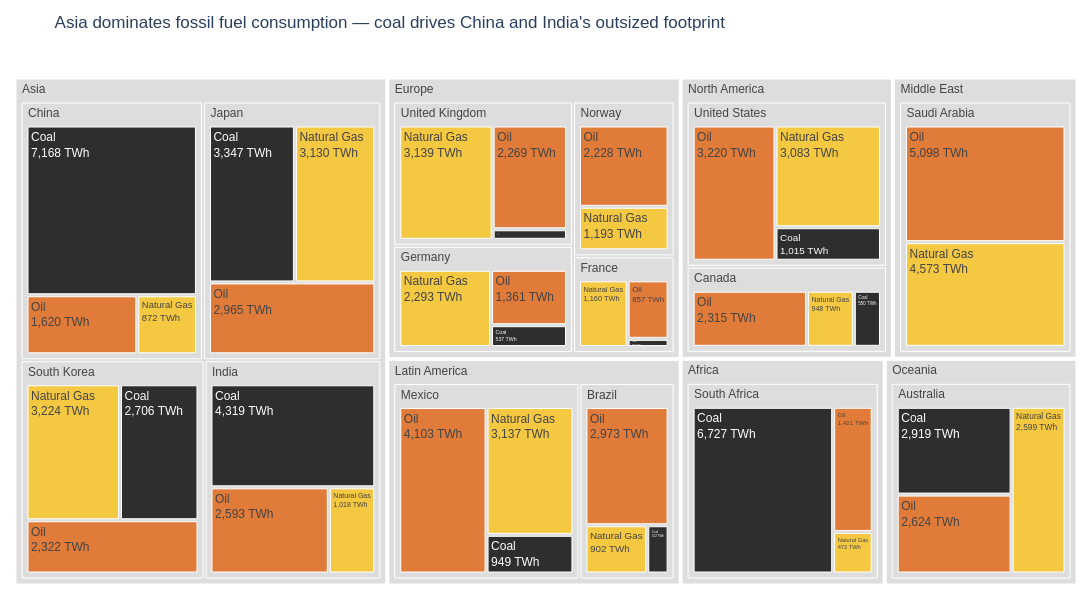

Write notebook code for a chart like this one.
### Markdown cell above
## Task 1 — Treemap: fossil fuel dependency by country

**What to build:** A treemap showing **fossil fuel TWh only**, broken down by Region → Country → Source (Coal / Oil / Natural Gas).

**Requirements:**
- Filter to fossil sources only before plotting
- Use `path=['Region', 'Country', 'Source']` for the hierarchy
- Colour encodes the fossil source type (Coal / Oil / Natural Gas) with a CVD-safe palette
- Show TWh values in labels — no percentages
- Grey out parent nodes (Region and Country level)
- Insight title naming which region or country is most fossil-dependent

> 💡 `df.loc[df['Source_Type'] == 'Fossil']`

### Code cell
# Task 1
# YOUR CODE HERE
df_fossil = df.loc[df['Source_Type'] == 'Fossil'].copy()
fossil_palette = {
    'Coal':        '#2E2E2E',   # dark charcoal: coal
    'Oil':         '#E07B39',   # orange: oil
    'Natural Gas': '#F5C842',   # yellow: natural gas
}
fig = px.treemap(
    df_fossil,
    path=['Region', 'Country', 'Source'],  
    values='TWh',
    color='Source',                         
    color_discrete_map=fossil_palette,
    labels={'TWh': 'Energy (TWh)', 'Source': 'Fossil source'},
    title='Asia dominates fossil fuel consumption — coal drives China and India\'s outsized footprint',
    height=600, width=1100
)

fig.update_traces(
    texttemplate='%{label}<br>%{value:,.0f} TWh',   # TWh values, no percentages
    hovertemplate='<b>%{label}</b><br>%{value:,.0f} TWh<extra></extra>',
    root_color='white',
)

fig.data[0].marker.colors = [
    c if c in fossil_palette.values() else '#DDDDDD'
    for c in fig.data[0].marker.colors
]

fig.update_layout(
    font=dict(family='Arial', size=12),
    margin=dict(l=10, r=10, t=55, b=10),
    paper_bgcolor='white',
)

fig.show()

### Figure 1 — Plotly figure (JSON) as saved in the notebook; plotly's stock layout.template omitted (floating-point values rounded to 4 significant figures)
{"data": [{"branchvalues": "total", "customdata": [["(?)"], ["(?)"], ["(?)"], ["(?)"], ["(?)"], ["(?)"], ["(?)"], ["(?)"], ["(?)"], ["(?)"], ["(?)"], ["(?)"], ["(?)"], ["(?)"], ["(?)"], ["(?)"], ["(?)"], ["(?)"], ["(?)"], ["(?)"], ["(?)"], ["(?)"], ["Coal"], ["Coal"], ["Coal"], ["Coal"], ["Coal"], ["Coal"], ["Coal"], ["Coal"], ["Coal"], ["Coal"], ["Coal"], ["Coal"], ["Coal"], ["Natural Gas"], ["Natural Gas"], ["Natural Gas"], ["Natural Gas"], ["Natural Gas"], ["Natural Gas"], ["Natural Gas"], ["Natural Gas"], ["Natural Gas"], ["Natural Gas"], ["Natural Gas"], ["Natural Gas"], ["Natural Gas"], ["Natural Gas"], ["Natural Gas"], ["Oil"], ["Oil"], ["Oil"], ["Oil"], ["Oil"], ["Oil"], ["Oil"], ["Oil"], ["Oil"], ["Oil"], ["Oil"], ["Oil"], ["Oil"], ["Oil"], ["Oil"]], "domain": {"x": [0, 1], "y": [0, 1]}, "hovertemplate": "<b>%{label}</b><br>%{value:,.0f} TWh<extra></extra>", "ids": ["Africa", "North America/United States", "Asia/China", "Europe/Germany", "Europe/France", "Europe/United Kingdom", "Asia/India", "Latin America/Brazil", "Oceania/Australia", "Middle East", "Asia/South Korea", "Asia/Japan", "Middle East/Saudi Arabia", "Africa/South Africa", "North America/Canada", "Latin America/Mexico", "North America", "Asia", "Europe", "Latin America", "Oceania", "Europe/Norway", "Latin America/Mexico/Coal", "North America/Canada/Coal", "Africa/South Africa/Coal", "Asia/South Korea/Coal", "North America/United States/Coal", "Latin America/Brazil/Coal", "Europe/France/Coal", "Asia/India/Coal", "Asia/Japan/Coal", "Asia/China/Coal", "Europe/Germany/Coal", "Europe/United Kingdom/Coal", "Oceania/Australia/Coal", "Europe/United Kingdom/Natural Gas", "Europe/Germany/Natural Gas", "Asia/India/Natural Gas", "Asia/Japan/Natural Gas", "Latin America/Brazil/Natural Gas", "Latin America/Mexico/Natural Gas", "North America/Canada/Natural Gas", "Africa/South Africa/Natural Gas", "Oceania/Australia/Natural Gas", "Middle East/Saudi Arabia/Natural Gas", "Europe/Norway/Natural Gas", "North America/United States/Natural Gas", "Asia/South Korea/Natural Gas", "Asia/China/Natural Gas", "Europe/France/Natural Gas", "Asia/China/Oil", "Europe/Germany/Oil", "North America/United States/Oil", "Asia/Japan/Oil", "Europe/United Kingdom/Oil", "Asia/India/Oil", "Latin America/Brazil/Oil", "Latin America/Mexico/Oil", "North America/Canada/Oil", "Oceania/Australia/Oil", "Africa/South Africa/Oil", "Europe/Norway/Oil", "Asia/South Korea/Oil", "Europe/France/Oil", "Middle East/Saudi Arabia/Oil"], "labels": ["Africa", "United States", "China", "Germany", "France", "United Kingdom", "India", "Brazil", "Australia", "Middle East", "South Korea", "Japan", "Saudi Arabia", "South Africa", "Canada", "Mexico", "North America", "Asia", "Europe", "Latin America", "Oceania", "Norway", "Coal", "Coal", "Coal", "Coal", "Coal", "Coal", "Coal", "Coal", "Coal", "Coal", "Coal", "Coal", "Coal", "Natural Gas", "Natural Gas", "Natural Gas", "Natural Gas", "Natural Gas", "Natural Gas", "Natural Gas", "Natural Gas", "Natural Gas", "Natural Gas", "Natural Gas", "Natural Gas", "Natural Gas", "Natural Gas", "Natural Gas", "Oil", "Oil", "Oil", "Oil", "Oil", "Oil", "Oil", "Oil", "Oil", "Oil", "Oil", "Oil", "Oil", "Oil", "Oil"], "marker": {"colors": ["#DDDDDD", "#DDDDDD", "#DDDDDD", "#DDDDDD", "#DDDDDD", "#DDDDDD", "#DDDDDD", "#DDDDDD", "#DDDDDD", "#DDDDDD", "#DDDDDD", "#DDDDDD", "#DDDDDD", "#DDDDDD", "#DDDDDD", "#DDDDDD", "#DDDDDD", "#DDDDDD", "#DDDDDD", "#DDDDDD", "#DDDDDD", "#DDDDDD", "#2E2E2E", "#2E2E2E", "#2E2E2E", "#2E2E2E", "#2E2E2E", "#2E2E2E", "#2E2E2E", "#2E2E2E", "#2E2E2E", "#2E2E2E", "#2E2E2E", "#2E2E2E", "#2E2E2E", "#F5C842", "#F5C842", "#F5C842", "#F5C842", "#F5C842", "#F5C842", "#F5C842", "#F5C842", "#F5C842", "#F5C842", "#F5C842", "#F5C842", "#F5C842", "#F5C842", "#F5C842", "#E07B39", "#E07B39", "#E07B39", "#E07B39", "#E07B39", "#E07B39", "#E07B39", "#E07B39", "#E07B39", "#E07B39", "#E07B39", "#E07B39", "#E07B39", "#E07B39", "#E07B39"]}, "name": "", "parents": ["", "North America", "Asia", "Europe", "Europe", "Europe", "Asia", "Latin America", "Oceania", "", "Asia", "Asia", "Middle East", "Africa", "North America", "Latin America", "", "", "", "", "", "Europe", "Latin America/Mexico", "North America/Canada", "Africa/South Africa", "Asia/South Korea", "North America/United States", "Latin America/Brazil", "Europe/France", "Asia/India", "Asia/Japan", "Asia/China", "Europe/Germany", "Europe/United Kingdom", "Oceania/Australia", "Europe/United Kingdom", "Europe/Germany", "Asia/India", "Asia/Japan", "Latin America/Brazil", "Latin America/Mexico", "North America/Canada", "Africa/South Africa", "Oceania/Australia", "Middle East/Saudi Arabia", "Europe/Norway", "North America/United States", "Asia/South Korea", "Asia/China", "Europe/France", "Asia/China", "Europe/Germany", "North America/United States", "Asia/Japan", "Europe/United Kingdom", "Asia/India", "Latin America/Brazil", "Latin America/Mexico", "North America/Canada", "Oceania/Australia", "Africa/South Africa", "Europe/Norway", "Asia/South Korea", "Europe/France", "Middle East/Saudi Arabia"], "root": {"color": "white"}, "texttemplate": "%{label}<br>%{value:,.0f} TWh", "type": "treemap", "values": [8620.0, 7318.0, 9660.0, 4191.0, 2137.0, 5638.0, 7930.0, 4187.0, 8142.0, 9671.0, 8252.0, 9442.0, 9671.0, 8620.0, 3813.0, 8189.0, 11130.0, 35280.0, 15390.0, 12380.0, 8142.0, 3421.0, 949.0, 550.0, 6727.0, 2706.0, 1015.0, 312.0, 120.0, 4319.0, 3347.0, 7168.0, 537.0, 230.0, 2919.0, 3139.0, 2293.0, 1018.0, 3130.0, 902.0, 3137.0, 948.0, 472.0, 2599.0, 4573.0, 1193.0, 3083.0, 3224.0, 872.0, 1160.0, 1620.0, 1361.0, 3220.0, 2965.0, 2269.0, 2593.0, 2973.0, 4103.0, 2315.0, 2624.0, 1421.0, 2228.0, 2322.0, 857.0, 5098.0]}], "layout": {"font": {"family": "Arial", "size": 12}, "height": 600, "legend": {"tracegroupgap": 0}, "margin": {"b": 10, "l": 10, "r": 10, "t": 55}, "paper_bgcolor": "white", "title": {"text": "Asia dominates fossil fuel consumption — coal drives China and India's outsized footprint"}, "width": 1100}}
